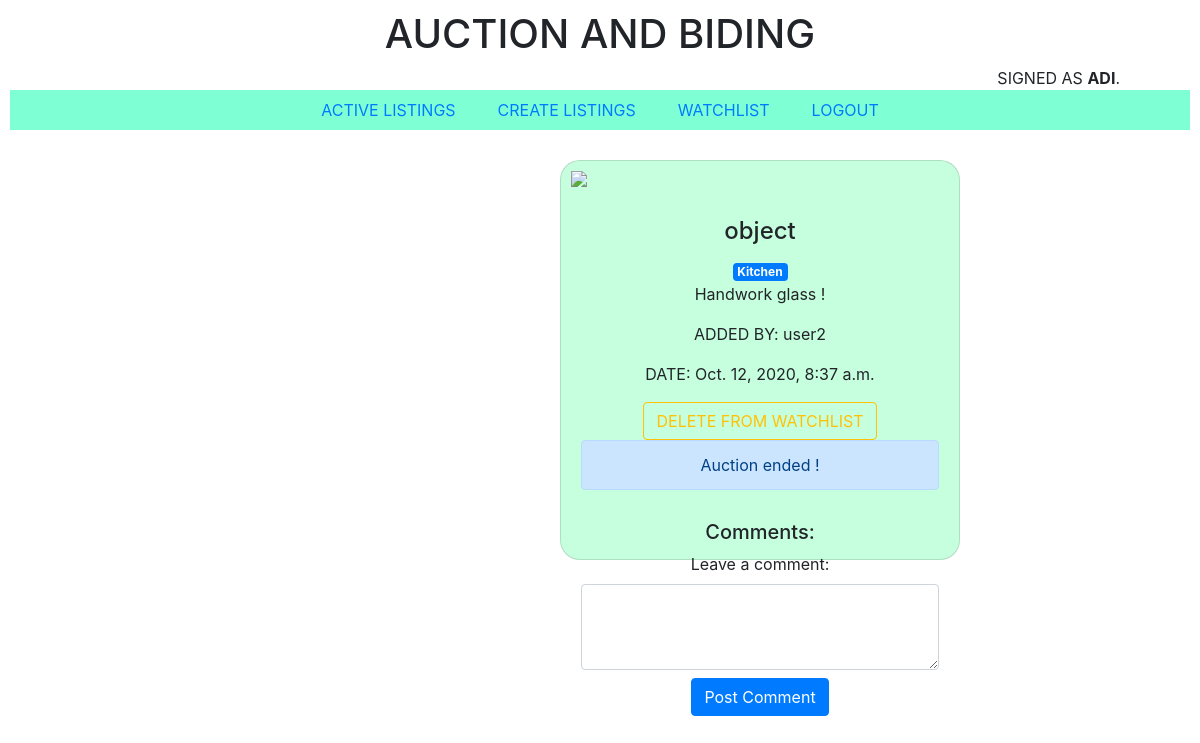
The page /1 (signed in) on the database its author committed.
### auctions/models.py (models this page shows, shortened)
class User(AbstractUser):
    pass

class Listing(models.Model):
    name = models.CharField(max_length=64)
    starting_bid = models.IntegerField()
    description = models.CharField(max_length=254)
    category = models.CharField(max_length=64, blank=True)
    url = models.CharField(max_length=254)
    date = models.DateTimeField(auto_now_add=True, blank=True)
    owner = models.ForeignKey(User, on_delete=models.CASCADE, related_name='owner')
    active = models.BooleanField(default=True)
    winner = models.ForeignKey(User, on_delete=models.CASCADE, related_name='winner', null=True, blank=True)

### auctions/views.py (the view, shortened to what this page needs)
# urls.py: path("<int:listing_id>", views.active_listing, name="active_listing"),
def active_listing(request, listing_id):
    try:
        listing = Listing.objects.get(id=listing_id)
        curent_user = request.user.id
        bid_count = Bid.objects.filter(item_bid=listing_id).count()
        if bid_count > 0:
            max_bid = Bid.objects.filter(item_bid=listing_id).aggregate(Max('bid'))
            max_bid = max_bid['bid__max']
        else:
            max_bid = listing.starting_bid
        if Watchlist.objects.filter(user_watchlist = curent_user, listing_item = listing_id).exists():
            watchlist_state = False
        else:
            watchlist_state = True
    except Listing.DoesNotExist:
        raise Http404("Listing not found.")
    comments = Comment.objects.filter(listing_comment = listing_id)
    return render(request, "auctions/active_listing.html", {
        "listing": listing,
        'comments': comments,
        'watchlist_state': watchlist_state,
        'bid_count': bid_count,
        'max_bid': max_bid,
        'form': Bid_form(),
        'comment_form': Comment_form()
        })

### auctions/views.py
class Bid_form(forms.Form):
    bid_form = forms.IntegerField(required=True, label='Create your bid')
    bid_form.widget.attrs.update({'class': 'form-control'})

class Comment_form(forms.Form):
    comment = forms.CharField(widget=forms.Textarea(), label='Leave a comment')
    comment.widget.attrs.update({
        'class': 'form-control',
        'rows': '3'
    })

### auctions/templates/auctions/active_listing.html (shortened to what this page needs)
{% extends "auctions/layout.html" %}
{% block body %}
<div class="card">
    <img class='card-img-top' src="{{ listing.url}}" class="card-img-full">
    <div class="card-body">
        <h4 class="card-title"> {{ listing.name}} </h4>
        {% if listing.category %}
            <a href="category/{{listing.category}}" class="badge badge-primary"> {{listing.category}} </a>
        {% endif %}
        <p> {{ listing.description }} </p>
        <p> ADDED BY: {{ listing.owner }} </p>
        <p> DATE: {{ listing.date }} </p>
        {% if user.is_authenticated %}
            <div>
                {% if watchlist_state %}
                <form action="{% url 'watchlist' %}" method='post'>
                    {% csrf_token %}
                    <button type="submit" name="listing_id" value="{{ listing.id }}" class="btn btn-outline-success">ADD TO
                        WATCHLIST</button>
                </form>
                {% else %}
                <form action="{% url 'watchlist' %}" method='post'>
                    <button type="submit" name="listing_id" value="{{ listing.id }}" class="btn btn-outline-warning">DELETE FROM
                        WATCHLIST</button>
                </form>
                {% endif %}
            </div>
            {% if listing.active == False and user.username|stringformat:"s" == listing.winner|stringformat:"s" %}
            <div class="alert alert-success" role="alert">
                Сongratulations, you won auction !
            </div>
            {% elif listing.active == False %}
            <div class="alert alert-primary" role="alert">
                Auction ended !
            </div>
            {% endif %}
            <div style='margin: 30px 0px 0px'>
                    <h5>Comments:</h5>
                <div>
                    <form action="{% url "comment" %}" method='post'>
                        <div style='margin: 0px 0px 8px'>
                            {{comment_form}}
                        </div>
                        <button type="submit" name="listing_id" value="{{ listing.id }}" class="btn btn-primary">Post Comment</button>
                    </form>
                </div>
            {% else %}
                <h2> You must be <a href="/register">registered</a> to participate in the auction ! </h2>
            {% endif %}
        </div>
    </div>
</div>
{% endblock %}

### auctions/templates/auctions/layout.html (shortened to what this page needs)
{% load static %}
<!DOCTYPE html>
<html lang="en">
    <head>
        <link rel="stylesheet" href="https://stackpath.bootstrapcdn.com/bootstrap/4.4.1/css/bootstrap.min.css">
        <link href="{% static 'auctions/styles.css' %}" rel="stylesheet">
    </head>
    <body>
        <h1 class="b">AUCTION AND BIDING</h1>
        <div class="b1">
            {% if user.is_authenticated %}
                SIGNED AS  <strong>{{ user.username }}</strong>.
            {% else %}
                NOT SIGNED IN
            {% endif %}
        </div>
        <ul class="nav">
            <li class="nav-item">
                <a class="nav-link" href="{% url 'index' %}">ACTIVE LISTINGS</a>
            </li>
            {% if user.is_authenticated %}
                <li class="nav-item">
                    <a class="nav-link" href="{% url 'create_listing' %}">CREATE LISTINGS</a>
                </li>
                <li class="nav-item">
                    <a class="nav-link" href="{% url 'watchlist' %}">WATCHLIST</a>
                </li>
                <li class="nav-item">
                    <a class="nav-link" href="{% url 'logout' %}">LOGOUT</a>
                </li>
            {% endif %}
        </ul>
        {% block body %}
        {% endblock %}
    </body>
</html>

### auctions/static/auctions/styles.css (style rules this page uses)
body { padding: 10px; }
.nav { display: flex; align-items: center; justify-content: center; gap: 10px; background-color: aquamarine; }
.b { text-align: center; }
.b1 { text-align: right; margin-right: 70px; text-transform: uppercase; }
.card { width: 35%; background-color: #c6ffdd; height: 400px; width: 400px; text-align: center; margin-left: 550px; margin-top: 30px; border-radius: 20px; }
.card-img-top { padding: 10px; object-fit: center; object-position: center; margin-right: 10px; border-radius: 9px; }

### rows shown on the page
User: username "ADI"
Listing: name "object", category "Kitchen", description "Handwork glass !", owner "user2", date "Oct. 12, 2020, 8:37 a.m."
